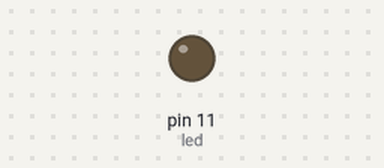
Bench run of a sketch on a simulated Arduino Uno, built with avr-gcc and run on an emulated ATmega328P. Shown: output pins drawn as LEDs (lit = HIGH).

Above: at 0.15 s.
Timing chart, 0 to 1.6 s (numbered marks = the images above):
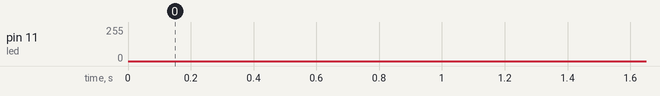

The sketch:

Dimming_led.ino
```cpp
int led = 11;
int brightness = 0;
int delayTime = 1;
void setup () {
  pinMode (led, OUTPUT );
}
void loop () {
  while (brightness < 255)
  {
    analogWrite (led, brightness);
    delay (delayTime);
    brightness = brightness + 1;
  }
  while (brightness > 0)
  {
    analogWrite (led, brightness);
    delay (delayTime);
    brightness = brightness - 1;
  }
}
```
